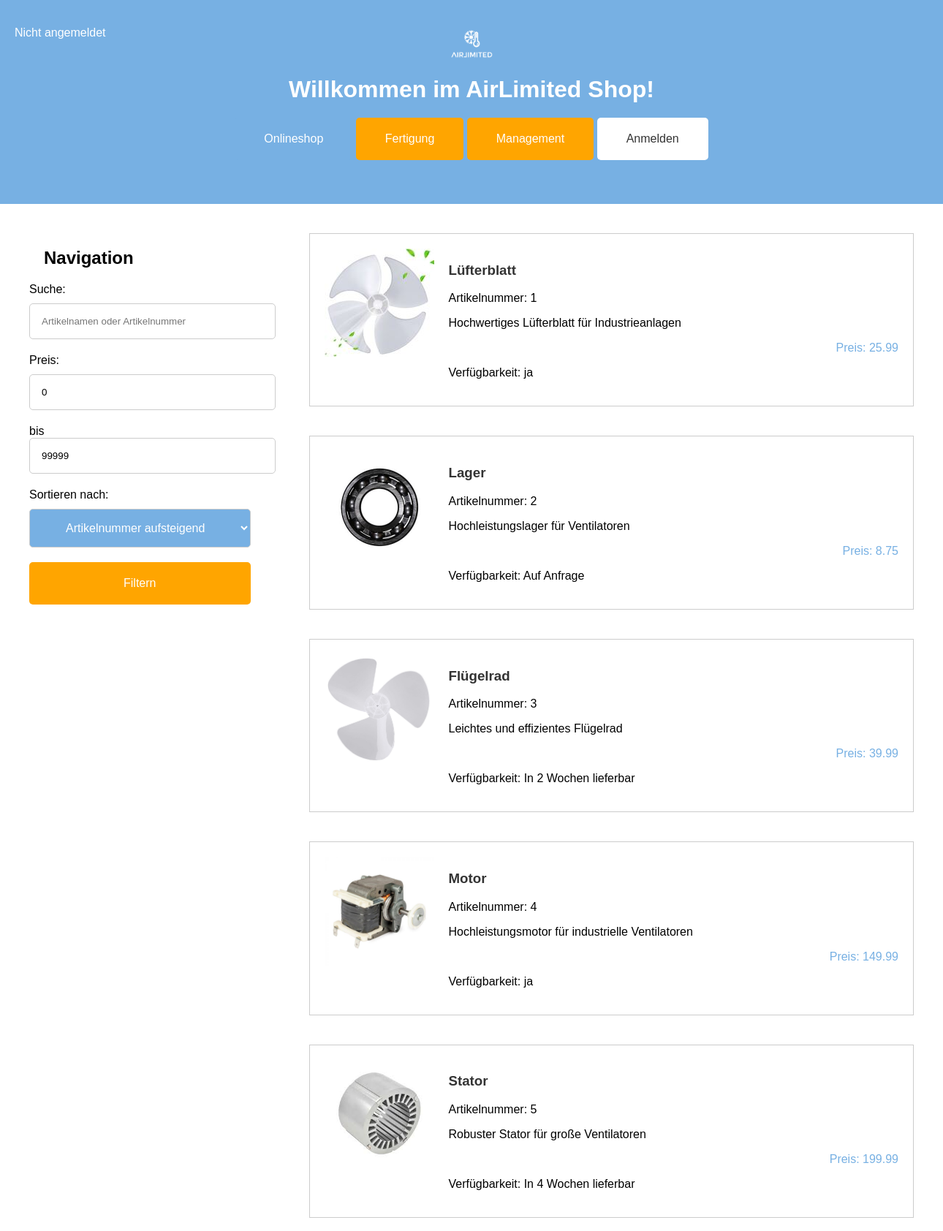
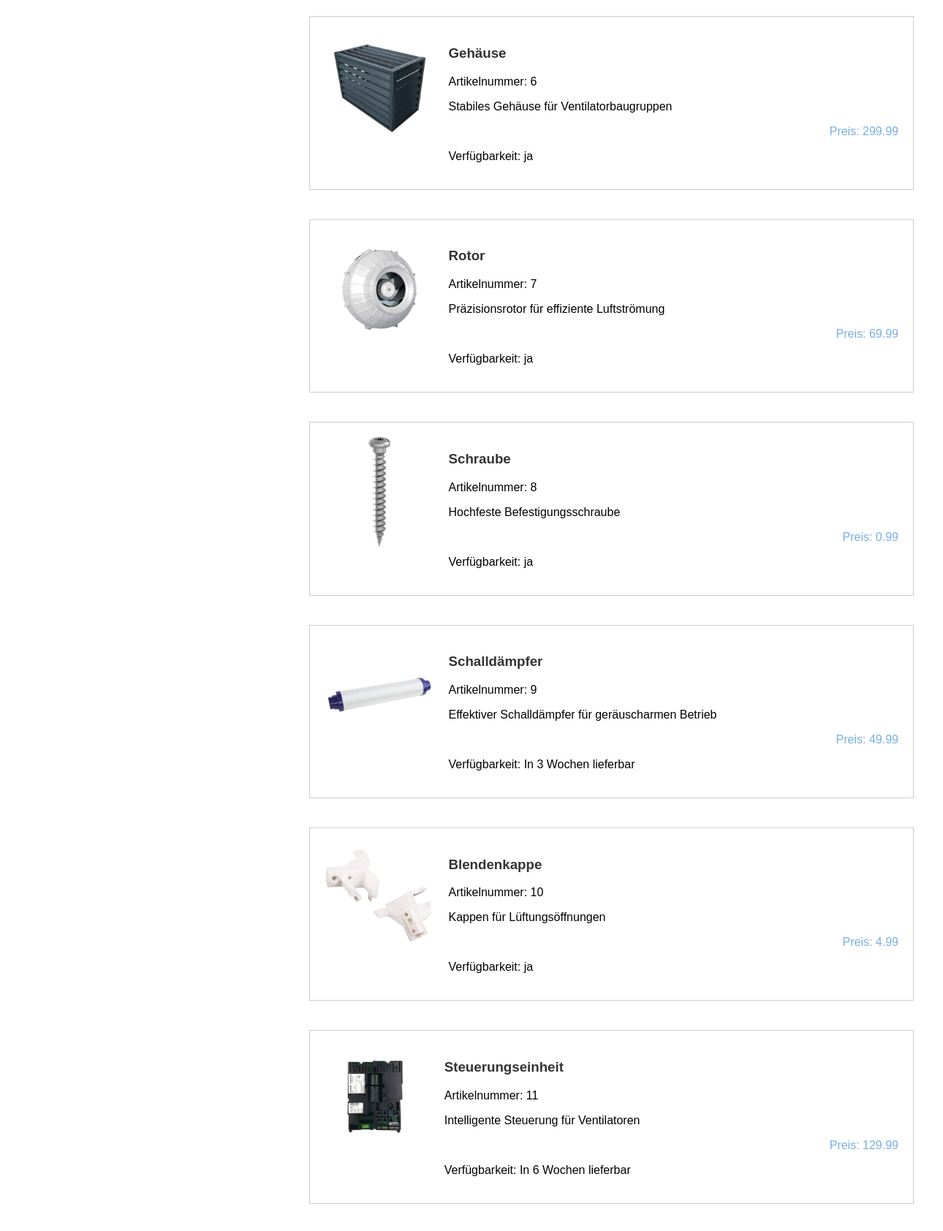
The page /onlineshop.php (upper part) on the database its author committed (2 pictures, top to bottom).
### tables this page shows
CREATE TABLE IF NOT EXISTS `sku` (
  `SKUNr` int(11) NOT NULL AUTO_INCREMENT,
  `Name` varchar(20) NOT NULL,
  `Standardlosgroeße` int(11) NOT NULL DEFAULT 0,
  `Laenge` float DEFAULT NULL,
  `Breite` float DEFAULT NULL,
  `Hoehe` float DEFAULT NULL,
  `Gewicht` float DEFAULT NULL,
  `Beschreibung` varchar(200) DEFAULT NULL,
  `Preis` float DEFAULT NULL,
  `Foto` varchar(50) DEFAULT NULL,
  `Art` varchar(50) DEFAULT NULL,
  `Fertigungsanweisungen` varchar(50) DEFAULT NULL,
  `Verfuegbarkeit` varchar(50) DEFAULT NULL,
  `FertigungsNr` int(11) DEFAULT NULL,
  `LagerNr` int(11) DEFAULT NULL,
  PRIMARY KEY (`SKUNr`),
  KEY `FertigungsNr` (`FertigungsNr`),
  KEY `Lagerstandort` (`LagerNr`),
  CONSTRAINT `sku FertigungsNr` FOREIGN KEY (`FertigungsNr`) REFERENCES `fertigung` (`FertigungsNr`) ON DELETE NO ACTION ON UPDATE NO ACTION,
  CONSTRAINT `sku LagerNr` FOREIGN KEY (`LagerNr`) REFERENCES `lager` (`LagerNr`) ON DELETE NO ACTION ON UPDATE NO ACTION
);

### db_class.php (called while the page is built, shortened)
<?php
class DBConnector
{
	private $database = null;
	public function connect()
	{
		$this->database = mysqli_connect(DB_HOST, DB_USER, DB_PASSWORD) or die('Verbindung schlug fehl: '.mysqli_error($this->database));
		mysqli_select_db($this->database, DB_NAME) or die('Verbindung schlug fehl: '.mysqli_error($this->database));
		mysqli_query($this->database, "SET CHARSET 'utf8'") or die('Verbindung schlug fehl: '.mysqli_error($this->database));
		mysqli_query($this->database, "SET NAMES 'UTF8'") or die('Verbindung schlug fehl: '.mysqli_error($this->database));
	}
	static public function fetchEntity($QueryResult)
	{
		return mysqli_fetch_object($QueryResult);
	}
	static public function fetchEntityArray($QueryResult)
	{
		$result = array();
		while( $item = DBConnector::fetchEntity($QueryResult) )
			$result[] = $item;
		return $result;
	}
	public function query($Query)
	{
		$result = mysqli_query($this->database, $Query);
		return $result;
	}
	public function getEntityArray($Query)
	{
		$result = $this->query($Query);
		if( $result )
			return $this->fetchEntityArray($result);
		else
			return false;
	}
}
?>

### onlineshop.php (the view, shortened to what this page needs)
<?php
if (isset($_SESSION['userType']) && isset($_SESSION['userID'])) {
    $userType = $_SESSION['userType'];
    $userID = $_SESSION['userID'];
    $loginText = "Angemeldet als: " . $userType . " " . $userID;
} else {
    $loginText = "Nicht angemeldet". "<br>";
}
require_once "db_class.php";
$DBServer   = 'localhost';
$DBHost     = 'airlimited';
$DBUser     = 'root';
$DBPassword = '';
$db = new DBConnector($DBServer, $DBHost, $DBUser, $DBPassword);
$db->connect();
$price_min = 0;
$price_max = 99999;
$search_term = '';
if (!isset($_GET['sort'])) {
    $sort = 'SKUNr ASC';
} else {
    $sort = $_GET['sort'];
}
$query = 'SELECT `Foto`, `Name`, `SKUNr`, `Beschreibung`, `Preis`, `Verfuegbarkeit` ';
$query .= 'FROM `airlimited`.`sku` ';
$query .= 'WHERE Preis > '. $price_min .' AND Preis < ' . $price_max . ' ';
$query .= 'ORDER BY ' . $sort . ' ';
$query .= 'LIMIT 1000;';
$result = $db->getEntityArray($query);
?>
<!DOCTYPE html>
<html lang="de">
<head>
    <link rel="stylesheet" href="styles.css">
</head>
<body>
   <header>
        <div class="logo">
            <img src="logo.png" alt="AirLimited Logo">
        </div>
        <h1>Willkommen im AirLimited Shop!</h1>
        <nav>
            <button onclick="window.location.href='onlineshop.php'">Onlineshop</button>
            <button onclick="window.location.href='fertigung.php'" class="fertigung-btn">Fertigung</button>
            <button onclick="window.location.href='management.php'" class="management-btn">Management</button>
            <button onclick="window.location.href='index.php'" class="login-btn">Anmelden</button>
        </nav>
        <div class="meine-logindaten">
            <p>
                <?php
                    echo $loginText;
                ?>
            </p>
        </div>
    </header>
    <main id="index-page">
    <div class="product-nav">
        <h2>Navigation</h2>
        <form action="#" method="GET">
            <label for="search_term">Suche:</label>
            <input type="text" id="search_term" name="search_term" value="<?php echo htmlspecialchars($search_term); ?>" placeholder="Artikelnamen oder Artikelnummer">
            <label for="price">Preis:</label>
            <input type="number" id="price" name="price_min" min="0" value="<?php echo htmlspecialchars($price_min); ?>">
            <span>bis</span>
            <input type="number" id="price" name="price_max" min="0" value="<?php echo htmlspecialchars($price_max); ?>">
            <label for="sort">Sortieren nach:</label>
            <select id="sort" name="sort">
                <option value="SKUNr ASC" <?php if ($sort == 'SKUNr ASC') echo 'selected'; ?>>Artikelnummer aufsteigend</option>
            </select>
            <button type="submit">Filtern</button>
        </form>
    </div>
    <div class="product-content">
        <?php
            foreach ( $result as $sku ){
                echo '
                <div class="product">
                    <a href="#">
                        <div class="product-image">
                            <img src="images/' . htmlspecialchars($sku->SKUNr) . '.jpg" alt="Produkt ' . htmlspecialchars($sku->SKUNr) . '" width="150" height="150">
                        </div>
                        <div class="product-details">
                            <h3><a href="sku_details.php?sku=' . urlencode($sku->SKUNr) . '"> ' . htmlspecialchars($sku->Name) . ' </a></h3>
                            <p>Artikelnummer: '. $sku->SKUNr .'</p>
                            <p>'. $sku->Beschreibung .'</p>
                            <p class="price">Preis: '. $sku->Preis .'</p>
                            <p>Verfügbarkeit: '. $sku->Verfuegbarkeit .'</p>
                        </div>
                    </a>
                </div>
                ';
            }
        ?>
    </div>
</main>
</body>
</html>

### styles.css (style rules this page uses)
body { font-family: Arial, sans-serif; margin: 0; padding: 0; }
header { background-color: #77b0e3; color: white; padding: 40px; display: flex; flex-direction: column; align-items: center; }
header h1 { margin: 0; margin-top: 20px; }
h2 { text-align: left; margin-left: 20px; margin-top: 20px; margin-bottom: 20px; }
.logo img { height: 40px; }
nav { margin-top: 20px; }
nav button { margin-bottom: 20px; background-color: #77b0e3; border: none; color: white; padding: 20px 40px; text-align: center; text-decoration: none; display: inline-block; font-size: 16px; cursor: pointer; border-radius: 5px; }
.login-btn { background-color: white; color: #333; }
.management-btn, .fertigung-btn { background-color: #ffa500; }
.meine-logindaten { position: absolute; top: 20px; left: 20px; }
.meine-logindaten p { color: white; text-align: left; text-decoration: none; font-size: 16px; }
main { padding: 40px; }
#index-page { display: flex; }
#index-page .product-content { flex: 1; }
#index-page .product-nav { width: 25%; padding-right: 40px; margin-right: 40px; }
#index-page .product-nav h2 { margin-bottom: 20px; }
#index-page .product-nav form { margin-bottom: 40px; }
#index-page .product-nav label { display: block; margin-bottom: 10px; }
#index-page .product-nav input[type="number"], #index-page .product-nav input[type="text"], #index-page .product-nav select { width: 100%; padding: 16px; border: 1px solid #ccc; border-radius: 5px; margin-bottom: 20px; }
#index-page .product-nav button { width: 100%; background-color: #ffa500; border: none; color: white; padding: 20px 40px; text-align: center; text-decoration: none; display: inline-block; font-size: 16px; cursor: pointer; border-radius: 5px; }
#index-page .product-content { flex: 1; margin-bottom: 100px; overflow-y: auto; }
#index-page .product { display: flex; border: 1px solid #ccc; margin-bottom: 40px; padding: 20px; }
#index-page .product a { text-decoration: none; color: #333; }
#index-page .product .product-image img { max-width: 150px; max-height: 150px; width: auto; height: auto; }
#index-page .product-details { flex: 1; }
#index-page .product-details .price { color: #77b0e3; text-align: right; }
.product-image { margin-right: 20px; }
form select { background-color: #77b0e3; border: none; color: white; padding: 10px 20px; text-align: center; text-decoration: none; display: inline-block; font-size: 16px; cursor: pointer; border-radius: 5px; margin-bottom: 20px; width: auto; }

### rows shown on the page
sku: shows a picture, Name "Lüfterblatt", SKUNr "1", Beschreibung "Hochwertiges Lüfterblatt für Industrieanlagen", Preis "25.99", Verfuegbarkeit "ja"
sku: shows a picture, Name "Lager", SKUNr "2", Beschreibung "Hochleistungslager für Ventilatoren", Preis "8.75", Verfuegbarkeit "Auf Anfrage"
sku: shows a picture, Name "Flügelrad", SKUNr "3", Beschreibung "Leichtes und effizientes Flügelrad", Preis "39.99", Verfuegbarkeit "In 2 Wochen lieferbar"
sku: shows a picture, Name "Motor", SKUNr "4", Beschreibung "Hochleistungsmotor für industrielle Ventilatoren", Preis "149.99", Verfuegbarkeit "ja"
sku: shows a picture, Name "Stator", SKUNr "5", Beschreibung "Robuster Stator für große Ventilatoren", Preis "199.99", Verfuegbarkeit "In 4 Wochen lieferbar"
sku: shows a picture, Name "Gehäuse", SKUNr "6", Beschreibung "Stabiles Gehäuse für Ventilatorbaugruppen", Preis "299.99", Verfuegbarkeit "ja"
sku: shows a picture, Name "Rotor", SKUNr "7", Beschreibung "Präzisionsrotor für effiziente Luftströmung", Preis "69.99", Verfuegbarkeit "ja"
sku: shows a picture, Name "Schraube", SKUNr "8", Beschreibung "Hochfeste Befestigungsschraube", Preis "0.99", Verfuegbarkeit "ja"
sku: shows a picture, Name "Schalldämpfer", SKUNr "9", Beschreibung "Effektiver Schalldämpfer für geräuscharmen Betrieb", Preis "49.99", Verfuegbarkeit "In 3 Wochen lieferbar"
sku: shows a picture, Name "Blendenkappe", SKUNr "10", Beschreibung "Kappen für Lüftungsöffnungen", Preis "4.99", Verfuegbarkeit "ja"
sku: shows a picture, Name "Steuerungseinheit", SKUNr "11", Beschreibung "Intelligente Steuerung für Ventilatoren", Preis "129.99", Verfuegbarkeit "In 6 Wochen lieferbar"
